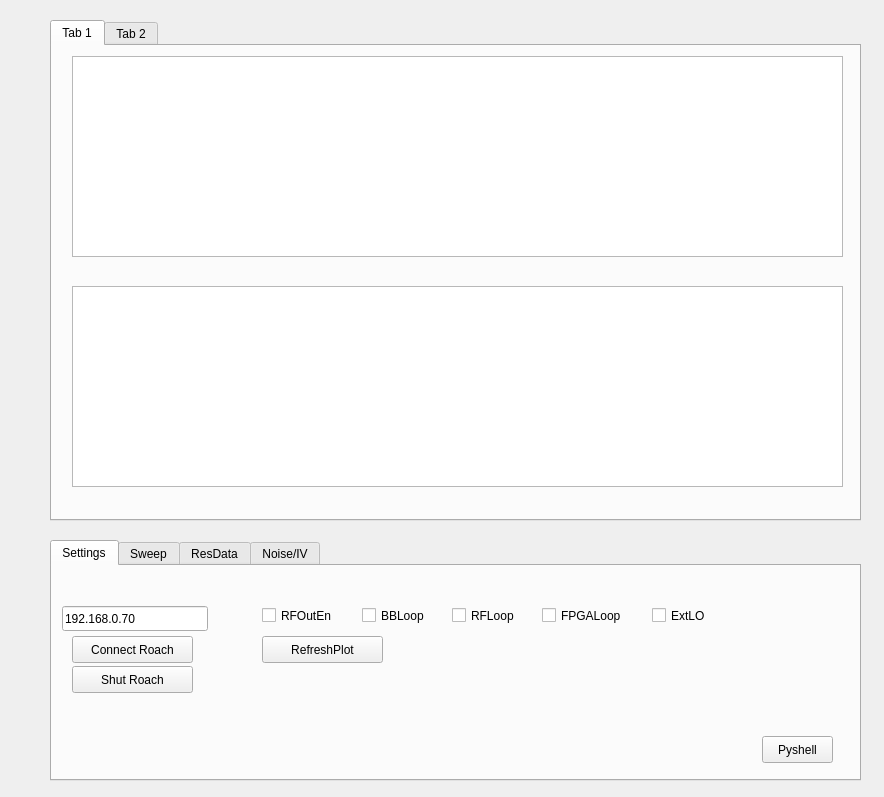
<?xml version="1.0" encoding="UTF-8"?>
<ui version="4.0">
 <class>Form</class>
 <widget class="QWidget" name="Form">
  <property name="geometry">
   <rect>
    <x>0</x>
    <y>0</y>
    <width>884</width>
    <height>797</height>
   </rect>
  </property>
  <property name="windowTitle">
   <string>Form</string>
  </property>
  <widget class="QTabWidget" name="tabWidget">
   <property name="geometry">
    <rect>
     <x>50</x>
     <y>540</y>
     <width>811</width>
     <height>241</height>
    </rect>
   </property>
   <property name="currentIndex">
    <number>0</number>
   </property>
   <widget class="QWidget" name="tab">
    <attribute name="title">
     <string>Settings</string>
    </attribute>
    <widget class="PyDMPushButton" name="PyDMPushButton">
     <property name="geometry">
      <rect>
       <x>20</x>
       <y>70</y>
       <width>121</width>
       <height>27</height>
      </rect>
     </property>
     <property name="toolTip">
      <string/>
     </property>
     <property name="whatsThis">
      <string>
    Basic PushButton to send a fixed value.

    The PyDMPushButton is meant to hold a specific value, and send that value
    to a channel when it is clicked, much like the MessageButton does in EDM.
    The PyDMPushButton works in two different modes of operation, first, a
    fixed value can be given to the :attr:`.pressValue` attribute, whenever the
    button is clicked a signal containing this value will be sent to the
    connected channel. This is the default behavior of the button. However, if
    the :attr:`.relativeChange` is set to True, the fixed value will be added
    to the current value of the channel. This means that the button will
    increment a channel by a fixed amount with every click, a consistent
    relative move
    
    Parameters
    ----------
    pressValue : int, float, str
        Value to be sent when the button is clicked
    
    channel : str
        ID of channel to manipulate

    parent : QObject, optional
        Parent of PyDMPushButton

    label : str, optional
        String to place on button

    icon : QIcon, optional
        An Icon to display on the PyDMPushButton


    relative : bool, optional
        Choice to have the button peform a relative put, instead of always
        setting to an absolute value
    </string>
     </property>
     <property name="text">
      <string>Connect Roach</string>
     </property>
     <property name="channel" stdset="0">
      <string>ca://${P}${R}Connect</string>
     </property>
     <property name="pressValue" stdset="0">
      <string>1</string>
     </property>
    </widget>
    <widget class="PyDMLineEdit" name="PyDMLineEdit">
     <property name="geometry">
      <rect>
       <x>10</x>
       <y>40</y>
       <width>146</width>
       <height>25</height>
      </rect>
     </property>
     <property name="toolTip">
      <string/>
     </property>
     <property name="whatsThis">
      <string>
    Writeable text field to send and display channel values
    </string>
     </property>
     <property name="text">
      <string>192.168.0.70</string>
     </property>
     <property name="channel" stdset="0">
      <string>ca://${P}${R}ipaddress</string>
     </property>
    </widget>
    <widget class="PyDMPushButton" name="PyDMPushButton_2">
     <property name="geometry">
      <rect>
       <x>20</x>
       <y>100</y>
       <width>121</width>
       <height>27</height>
      </rect>
     </property>
     <property name="toolTip">
      <string/>
     </property>
     <property name="whatsThis">
      <string>
    Basic PushButton to send a fixed value.

    The PyDMPushButton is meant to hold a specific value, and send that value
    to a channel when it is clicked, much like the MessageButton does in EDM.
    The PyDMPushButton works in two different modes of operation, first, a
    fixed value can be given to the :attr:`.pressValue` attribute, whenever the
    button is clicked a signal containing this value will be sent to the
    connected channel. This is the default behavior of the button. However, if
    the :attr:`.relativeChange` is set to True, the fixed value will be added
    to the current value of the channel. This means that the button will
    increment a channel by a fixed amount with every click, a consistent
    relative move
    
    Parameters
    ----------
    pressValue : int, float, str
        Value to be sent when the button is clicked
    
    channel : str
        ID of channel to manipulate

    parent : QObject, optional
        Parent of PyDMPushButton

    label : str, optional
        String to place on button

    icon : QIcon, optional
        An Icon to display on the PyDMPushButton


    relative : bool, optional
        Choice to have the button peform a relative put, instead of always
        setting to an absolute value
    </string>
     </property>
     <property name="text">
      <string>Shut Roach</string>
     </property>
     <property name="channel" stdset="0">
      <string>ca://${P}${R}Disconnect</string>
     </property>
     <property name="pressValue" stdset="0">
      <string>1</string>
     </property>
    </widget>
    <widget class="PyDMCheckbox" name="PyDMCheckbox">
     <property name="geometry">
      <rect>
       <x>210</x>
       <y>40</y>
       <width>91</width>
       <height>19</height>
      </rect>
     </property>
     <property name="toolTip">
      <string/>
     </property>
     <property name="whatsThis">
      <string/>
     </property>
     <property name="text">
      <string>RFOutEn</string>
     </property>
    </widget>
    <widget class="PyDMCheckbox" name="PyDMCheckbox_2">
     <property name="geometry">
      <rect>
       <x>310</x>
       <y>40</y>
       <width>81</width>
       <height>19</height>
      </rect>
     </property>
     <property name="toolTip">
      <string/>
     </property>
     <property name="whatsThis">
      <string/>
     </property>
     <property name="text">
      <string>BBLoop</string>
     </property>
     <property name="channel">
      <string>ca://${P}${R}BBLoop</string>
     </property>
    </widget>
    <widget class="PyDMCheckbox" name="PyDMCheckbox_3">
     <property name="geometry">
      <rect>
       <x>400</x>
       <y>40</y>
       <width>91</width>
       <height>19</height>
      </rect>
     </property>
     <property name="toolTip">
      <string/>
     </property>
     <property name="whatsThis">
      <string/>
     </property>
     <property name="text">
      <string>RFLoop</string>
     </property>
     <property name="channel">
      <string>ca://${P}${R}RFLoop</string>
     </property>
    </widget>
    <widget class="PyDMCheckbox" name="PyDMCheckbox_4">
     <property name="geometry">
      <rect>
       <x>600</x>
       <y>40</y>
       <width>91</width>
       <height>19</height>
      </rect>
     </property>
     <property name="toolTip">
      <string/>
     </property>
     <property name="whatsThis">
      <string/>
     </property>
     <property name="text">
      <string>ExtLO</string>
     </property>
     <property name="channel">
      <string>ca://${P}${R}ExtLO</string>
     </property>
    </widget>
    <widget class="PyDMCheckbox" name="PyDMCheckbox_5">
     <property name="geometry">
      <rect>
       <x>490</x>
       <y>40</y>
       <width>91</width>
       <height>19</height>
      </rect>
     </property>
     <property name="toolTip">
      <string/>
     </property>
     <property name="whatsThis">
      <string/>
     </property>
     <property name="text">
      <string>FPGALoop</string>
     </property>
     <property name="channel">
      <string>ca://${P}${R}FPGALoop</string>
     </property>
    </widget>
    <widget class="PyDMPushButton" name="PyDMPushButton_3">
     <property name="geometry">
      <rect>
       <x>210</x>
       <y>70</y>
       <width>121</width>
       <height>27</height>
      </rect>
     </property>
     <property name="toolTip">
      <string/>
     </property>
     <property name="whatsThis">
      <string>
    Basic PushButton to send a fixed value.

    The PyDMPushButton is meant to hold a specific value, and send that value
    to a channel when it is clicked, much like the MessageButton does in EDM.
    The PyDMPushButton works in two different modes of operation, first, a
    fixed value can be given to the :attr:`.pressValue` attribute, whenever the
    button is clicked a signal containing this value will be sent to the
    connected channel. This is the default behavior of the button. However, if
    the :attr:`.relativeChange` is set to True, the fixed value will be added
    to the current value of the channel. This means that the button will
    increment a channel by a fixed amount with every click, a consistent
    relative move
    
    Parameters
    ----------
    pressValue : int, float, str
        Value to be sent when the button is clicked
    
    channel : str
        ID of channel to manipulate

    parent : QObject, optional
        Parent of PyDMPushButton

    label : str, optional
        String to place on button

    icon : QIcon, optional
        An Icon to display on the PyDMPushButton


    relative : bool, optional
        Choice to have the button peform a relative put, instead of always
        setting to an absolute value
    </string>
     </property>
     <property name="text">
      <string>RefreshPlot</string>
     </property>
     <property name="channel" stdset="0">
      <string>ca://${P}${R}Refresh</string>
     </property>
     <property name="pressValue" stdset="0">
      <string>1</string>
     </property>
    </widget>
    <widget class="PyDMSlider" name="PyDMSlider">
     <property name="geometry">
      <rect>
       <x>220</x>
       <y>110</y>
       <width>104</width>
       <height>44</height>
      </rect>
     </property>
     <property name="toolTip">
      <string/>
     </property>
     <property name="whatsThis">
      <string/>
     </property>
     <property name="minimum" stdset="0">
      <double>0.000000000000000</double>
     </property>
     <property name="maximum" stdset="0">
      <double>31.000000000000000</double>
     </property>
     <property name="num_steps" stdset="0">
      <number>31</number>
     </property>
     <property name="channel">
      <string>ca://${P}${R}AttenU6</string>
     </property>
    </widget>
    <widget class="PyDMSlider" name="PyDMSlider_2">
     <property name="geometry">
      <rect>
       <x>360</x>
       <y>110</y>
       <width>104</width>
       <height>44</height>
      </rect>
     </property>
     <property name="toolTip">
      <string/>
     </property>
     <property name="whatsThis">
      <string/>
     </property>
     <property name="minimum" stdset="0">
      <double>0.000000000000000</double>
     </property>
     <property name="maximum" stdset="0">
      <double>31.000000000000000</double>
     </property>
     <property name="num_steps" stdset="0">
      <number>31</number>
     </property>
     <property name="channel">
      <string>ca://${P}${R}AttenU7</string>
     </property>
    </widget>
    <widget class="PyDMSlider" name="PyDMSlider_3">
     <property name="geometry">
      <rect>
       <x>540</x>
       <y>110</y>
       <width>104</width>
       <height>44</height>
      </rect>
     </property>
     <property name="toolTip">
      <string/>
     </property>
     <property name="whatsThis">
      <string/>
     </property>
     <property name="minimum" stdset="0">
      <double>0.000000000000000</double>
     </property>
     <property name="maximum" stdset="0">
      <double>31.000000000000000</double>
     </property>
     <property name="num_steps" stdset="0">
      <number>31</number>
     </property>
     <property name="channel">
      <string>ca://${P}${R}AttenU28</string>
     </property>
    </widget>
    <widget class="PyDMShellCommand" name="PyDMShellCommand">
     <property name="geometry">
      <rect>
       <x>710</x>
       <y>170</y>
       <width>71</width>
       <height>27</height>
      </rect>
     </property>
     <property name="toolTip">
      <string/>
     </property>
     <property name="whatsThis">
      <string/>
     </property>
     <property name="text">
      <string>Pyshell</string>
     </property>
     <property name="command">
      <string>app.exit()</string>
     </property>
    </widget>
   </widget>
   <widget class="QWidget" name="tab_2">
    <attribute name="title">
     <string>Sweep</string>
    </attribute>
    <widget class="PyDMLineEdit" name="PyDMLineEdit_2">
     <property name="geometry">
      <rect>
       <x>140</x>
       <y>100</y>
       <width>61</width>
       <height>25</height>
      </rect>
     </property>
     <property name="toolTip">
      <string/>
     </property>
     <property name="whatsThis">
      <string>
    Writeable text field to send and display channel values
    </string>
     </property>
     <property name="channel" stdset="0">
      <string>ca://${P}${R}Span</string>
     </property>
    </widget>
    <widget class="PyDMLineEdit" name="PyDMLineEdit_3">
     <property name="geometry">
      <rect>
       <x>270</x>
       <y>100</y>
       <width>61</width>
       <height>25</height>
      </rect>
     </property>
     <property name="toolTip">
      <string/>
     </property>
     <property name="whatsThis">
      <string>
    Writeable text field to send and display channel values
    </string>
     </property>
     <property name="channel" stdset="0">
      <string>ca://${P}${R}Center</string>
     </property>
    </widget>
    <widget class="PyDMLineEdit" name="PyDMLineEdit_4">
     <property name="geometry">
      <rect>
       <x>390</x>
       <y>100</y>
       <width>61</width>
       <height>25</height>
      </rect>
     </property>
     <property name="toolTip">
      <string/>
     </property>
     <property name="whatsThis">
      <string>
    Writeable text field to send and display channel values
    </string>
     </property>
     <property name="channel" stdset="0">
      <string>ca://${P}${R}NumSweepPoints</string>
     </property>
    </widget>
    <widget class="PyDMPushButton" name="PyDMPushButton_4">
     <property name="geometry">
      <rect>
       <x>50</x>
       <y>40</y>
       <width>121</width>
       <height>27</height>
      </rect>
     </property>
     <property name="toolTip">
      <string/>
     </property>
     <property name="whatsThis">
      <string>
    Basic PushButton to send a fixed value.

    The PyDMPushButton is meant to hold a specific value, and send that value
    to a channel when it is clicked, much like the MessageButton does in EDM.
    The PyDMPushButton works in two different modes of operation, first, a
    fixed value can be given to the :attr:`.pressValue` attribute, whenever the
    button is clicked a signal containing this value will be sent to the
    connected channel. This is the default behavior of the button. However, if
    the :attr:`.relativeChange` is set to True, the fixed value will be added
    to the current value of the channel. This means that the button will
    increment a channel by a fixed amount with every click, a consistent
    relative move
    
    Parameters
    ----------
    pressValue : int, float, str
        Value to be sent when the button is clicked
    
    channel : str
        ID of channel to manipulate

    parent : QObject, optional
        Parent of PyDMPushButton

    label : str, optional
        String to place on button

    icon : QIcon, optional
        An Icon to display on the PyDMPushButton


    relative : bool, optional
        Choice to have the button peform a relative put, instead of always
        setting to an absolute value
    </string>
     </property>
     <property name="text">
      <string>StartSweep</string>
     </property>
     <property name="channel" stdset="0">
      <string>ca://${P}${R}StartSweep</string>
     </property>
     <property name="pressValue" stdset="0">
      <string>1</string>
     </property>
    </widget>
    <widget class="PyDMPushButton" name="PyDMPushButton_5">
     <property name="geometry">
      <rect>
       <x>200</x>
       <y>40</y>
       <width>121</width>
       <height>27</height>
      </rect>
     </property>
     <property name="toolTip">
      <string/>
     </property>
     <property name="whatsThis">
      <string>
    Basic PushButton to send a fixed value.

    The PyDMPushButton is meant to hold a specific value, and send that value
    to a channel when it is clicked, much like the MessageButton does in EDM.
    The PyDMPushButton works in two different modes of operation, first, a
    fixed value can be given to the :attr:`.pressValue` attribute, whenever the
    button is clicked a signal containing this value will be sent to the
    connected channel. This is the default behavior of the button. However, if
    the :attr:`.relativeChange` is set to True, the fixed value will be added
    to the current value of the channel. This means that the button will
    increment a channel by a fixed amount with every click, a consistent
    relative move
    
    Parameters
    ----------
    pressValue : int, float, str
        Value to be sent when the button is clicked
    
    channel : str
        ID of channel to manipulate

    parent : QObject, optional
        Parent of PyDMPushButton

    label : str, optional
        String to place on button

    icon : QIcon, optional
        An Icon to display on the PyDMPushButton


    relative : bool, optional
        Choice to have the button peform a relative put, instead of always
        setting to an absolute value
    </string>
     </property>
     <property name="text">
      <string>StopRun</string>
     </property>
     <property name="channel" stdset="0">
      <string>ca://${P}${R}StopRun</string>
     </property>
     <property name="pressValue" stdset="0">
      <string>1</string>
     </property>
    </widget>
    <widget class="QLabel" name="label">
     <property name="geometry">
      <rect>
       <x>131</x>
       <y>130</y>
       <width>71</width>
       <height>20</height>
      </rect>
     </property>
     <property name="text">
      <string>Span MHz</string>
     </property>
    </widget>
    <widget class="QLabel" name="label_2">
     <property name="geometry">
      <rect>
       <x>250</x>
       <y>130</y>
       <width>81</width>
       <height>20</height>
      </rect>
     </property>
     <property name="text">
      <string>Center MHz</string>
     </property>
    </widget>
    <widget class="QLabel" name="label_3">
     <property name="geometry">
      <rect>
       <x>380</x>
       <y>130</y>
       <width>81</width>
       <height>20</height>
      </rect>
     </property>
     <property name="text">
      <string>NumPts</string>
     </property>
    </widget>
   </widget>
   <widget class="QWidget" name="tab_3">
    <attribute name="title">
     <string>ResData</string>
    </attribute>
   </widget>
   <widget class="QWidget" name="tab_4">
    <attribute name="title">
     <string>Noise/IV</string>
    </attribute>
   </widget>
  </widget>
  <widget class="QTabWidget" name="tabWidget_2">
   <property name="geometry">
    <rect>
     <x>50</x>
     <y>20</y>
     <width>811</width>
     <height>501</height>
    </rect>
   </property>
   <widget class="QWidget" name="tab_5">
    <attribute name="title">
     <string>Tab 1</string>
    </attribute>
    <widget class="PyDMWaveformPlot" name="PyDMWaveformPlot">
     <property name="geometry">
      <rect>
       <x>20</x>
       <y>10</y>
       <width>771</width>
       <height>201</height>
      </rect>
     </property>
     <property name="toolTip">
      <string/>
     </property>
     <property name="whatsThis">
      <string/>
     </property>
     <property name="yChannel">
      <string>ca://${P}${R}FreqSweepMag</string>
     </property>
     <property name="xChannel">
      <string>ca://${P}${R}SweepFreqs</string>
     </property>
    </widget>
    <widget class="PyDMWaveformPlot" name="PyDMWaveformPlot_2">
     <property name="geometry">
      <rect>
       <x>20</x>
       <y>240</y>
       <width>771</width>
       <height>201</height>
      </rect>
     </property>
     <property name="toolTip">
      <string/>
     </property>
     <property name="whatsThis">
      <string/>
     </property>
     <property name="yChannel">
      <string>ca://${P}${R}FreqSweepPhase</string>
     </property>
     <property name="xChannel">
      <string>ca://${P}${R}SweepFreqs</string>
     </property>
    </widget>
   </widget>
   <widget class="QWidget" name="tab_6">
    <attribute name="title">
     <string>Tab 2</string>
    </attribute>
   </widget>
  </widget>
 </widget>
 <customwidgets>
  <customwidget>
   <class>PyDMPushButton</class>
   <extends>QPushButton</extends>
   <header>pydm.widgets.pushbutton</header>
  </customwidget>
  <customwidget>
   <class>PyDMLineEdit</class>
   <extends>QLineEdit</extends>
   <header>pydm.widgets.line_edit</header>
  </customwidget>
  <customwidget>
   <class>PyDMWaveformPlot</class>
   <extends>QGraphicsView</extends>
   <header>pydm.widgets.waveformplot</header>
  </customwidget>
  <customwidget>
   <class>PyDMShellCommand</class>
   <extends>QPushButton</extends>
   <header>pydm.widgets.shell_command</header>
  </customwidget>
  <customwidget>
   <class>PyDMCheckbox</class>
   <extends>QCheckBox</extends>
   <header>pydm.widgets.checkbox</header>
  </customwidget>
  <customwidget>
   <class>PyDMSlider</class>
   <extends>QFrame</extends>
   <header>pydm.widgets.slider</header>
  </customwidget>
 </customwidgets>
 <resources/>
 <connections/>
</ui>
